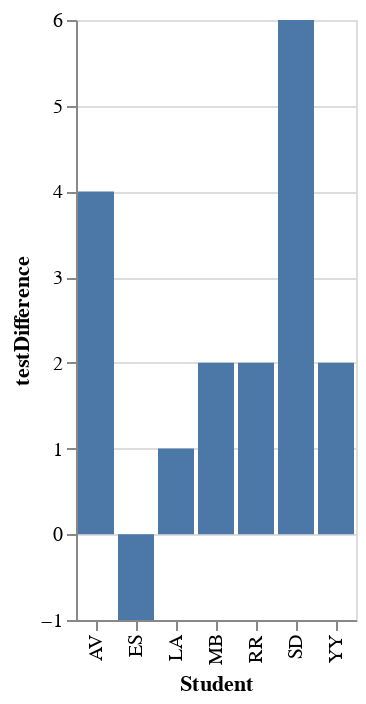

This figure's notebook cell:
### Code cell
alt.Chart(df).mark_bar().encode(
    x='Student',
    y='testDifference'
)

### Figure 1 — Vega-Lite specification as saved in the notebook (floating-point values rounded to 4 significant figures)
{"config": {"view": {"continuousWidth": 400, "continuousHeight": 300}}, "data": {"name": "data-870a8ceef3ca1fbb5a878ffa6b94ad3c"}, "mark": "bar", "encoding": {"x": {"field": "Student", "type": "nominal"}, "y": {"field": "testDifference", "type": "quantitative"}}, "$schema": "https://vega.github.io/schema/vega-lite/v4.17.0.json", "datasets": {"data-870a8ceef3ca1fbb5a878ffa6b94ad3c": [{"Student": "AV", "Class": "A", "T1Grade": 9, "T2Grade": 5, "testDifference": 4}, {"Student": "SD", "Class": "B", "T1Grade": 10, "T2Grade": 4, "testDifference": 6}, {"Student": "ES", "Class": "A", "T1Grade": 2, "T2Grade": 3, "testDifference": -1}, {"Student": "MB", "Class": "A", "T1Grade": 7, "T2Grade": 5, "testDifference": 2}, {"Student": "RR", "Class": "B", "T1Grade": 8, "T2Grade": 6, "testDifference": 2}, {"Student": "YY", "Class": "B", "T1Grade": 9, "T2Grade": 7, "testDifference": 2}, {"Student": "LA", "Class": "A", "T1Grade": 9, "T2Grade": 8, "testDifference": 1}]}}
